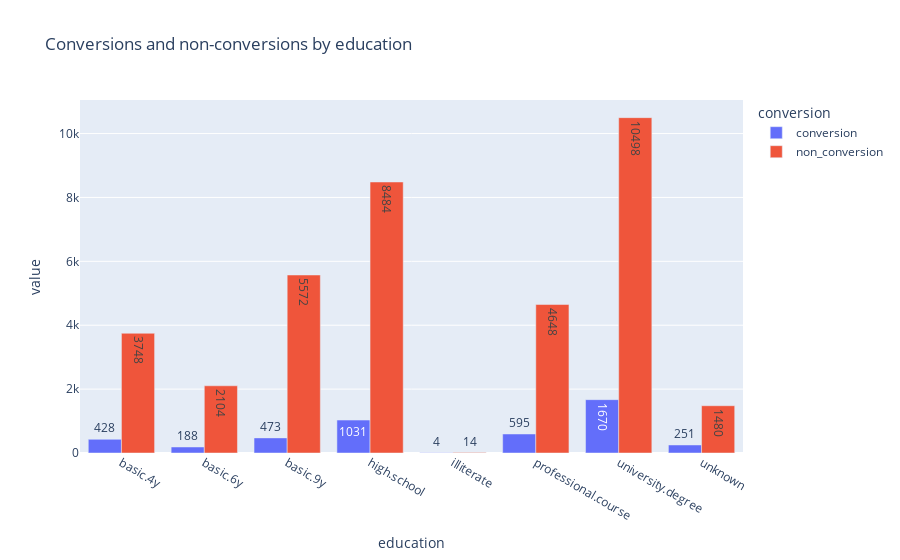

The notebook cell this image was saved under:
### Code cell
fig = px.bar(conversions_by_education,x = "education",y="value",color="conversion",barmode="group",text = "value",
            title="Conversions and non-conversions by education"
            )
fig.show()

### Figure 1 — Plotly figure (JSON) as saved in the notebook; plotly's stock layout.template omitted (floating-point values rounded to 4 significant figures)
{"data": [{"alignmentgroup": "True", "hovertemplate": "conversion=conversion<br>education=%{x}<br>value=%{text}<extra></extra>", "legendgroup": "conversion", "marker": {"color": "#636efa", "pattern": {"shape": ""}}, "name": "conversion", "offsetgroup": "conversion", "orientation": "v", "showlegend": true, "text": [428, 188, 473, 1031, 4, 595, 1670, 251], "textposition": "auto", "type": "bar", "x": ["basic.4y", "basic.6y", "basic.9y", "high.school", "illiterate", "professional.course", "university.degree", "unknown"], "xaxis": "x", "y": [428, 188, 473, 1031, 4, 595, 1670, 251], "yaxis": "y"}, {"alignmentgroup": "True", "hovertemplate": "conversion=non_conversion<br>education=%{x}<br>value=%{text}<extra></extra>", "legendgroup": "non_conversion", "marker": {"color": "#EF553B", "pattern": {"shape": ""}}, "name": "non_conversion", "offsetgroup": "non_conversion", "orientation": "v", "showlegend": true, "text": [3748, 2104, 5572, 8484, 14, 4648, 10498, 1480], "textposition": "auto", "type": "bar", "x": ["basic.4y", "basic.6y", "basic.9y", "high.school", "illiterate", "professional.course", "university.degree", "unknown"], "xaxis": "x", "y": [3748, 2104, 5572, 8484, 14, 4648, 10498, 1480], "yaxis": "y"}], "layout": {"barmode": "group", "legend": {"title": {"text": "conversion"}, "tracegroupgap": 0}, "title": {"text": "Conversions and non-conversions by education"}, "xaxis": {"anchor": "y", "domain": [0, 1], "title": {"text": "education"}}, "yaxis": {"anchor": "x", "domain": [0, 1], "title": {"text": "value"}}}}
